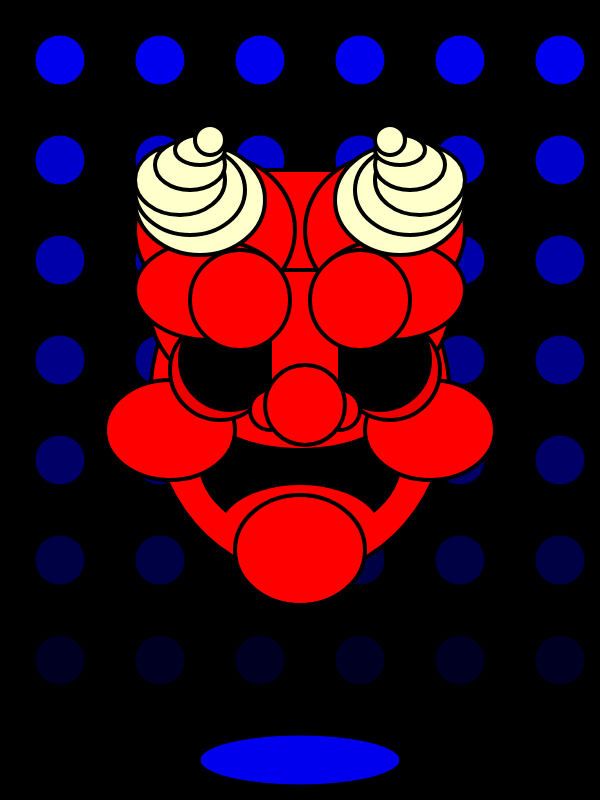
Frame 1 (no input)
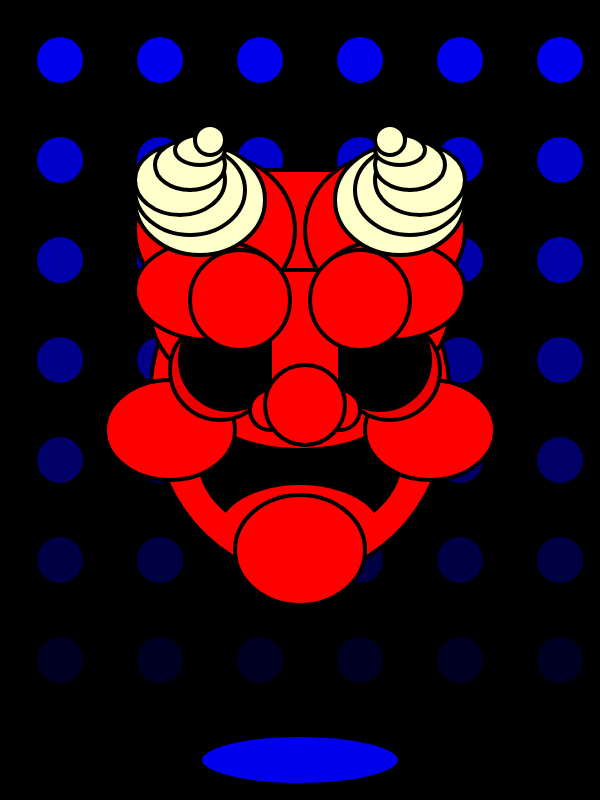
Frame 60 (no input)
Frame 120 (the mouse pressed at the canvas centre since frame 60): identical to frame 60, image omitted

The p5.js sketch that drew these frames (run headless with seeded random() and noise() and a simulated clock; from frame 60 on, the mouse is pressed at the canvas centre):

// p5.js sketch
// ── sketch.js



function setup() {
  createCanvas(600, 800);
 
}

function draw() {
  background("black");
   fill("#0000ee");
  ellipse (60, 60, 50, 50);
   fill("#0000cc");
   ellipse (60, 160, 50, 50);
   fill("#0000aa");
     ellipse (60, 260, 50, 50);
   fill("#000088");
     ellipse (60, 360, 50, 50);
  fill("#000066");
     ellipse (60, 460, 50, 50);
  fill("#000044");
     ellipse (60, 560, 50, 50);
  fill("#000022");
     ellipse (60, 660, 50, 50);
  
   fill("#0000ee");
  ellipse (160, 60, 50, 50);
   fill("#0000cc");
   ellipse (160, 160, 50, 50);
   fill("#0000aa");
     ellipse (160, 260, 50, 50);
   fill("#000088");
     ellipse (160, 360, 50, 50);
  fill("#000066");
     ellipse (160, 460, 50, 50);
  fill("#000044");
     ellipse (160, 560, 50, 50);
  fill("#000022");
     ellipse (160, 660, 50, 50);
  
   fill("#0000ee");
  ellipse (260, 60, 50, 50);
   fill("#0000cc");
   ellipse (260, 160, 50, 50);
   fill("#0000aa");
     ellipse (260, 260, 50, 50);
   fill("#000088");
     ellipse (260, 360, 50, 50);
  fill("#000066");
     ellipse (260, 460, 50, 50);
  fill("#000044");
     ellipse (260, 560, 50, 50);
  fill("#000022");
     ellipse (260, 660, 50, 50);
  
   fill("#0000ee");
  ellipse (360, 60, 50, 50);
   fill("#0000cc");
   ellipse (360, 160, 50, 50);
   fill("#0000aa");
     ellipse (360, 260, 50, 50);
   fill("#000088");
     ellipse (360, 360, 50, 50);
  fill("#000066");
     ellipse (360, 460, 50, 50);
  fill("#000044");
     ellipse (360, 560, 50, 50);
  fill("#000022");
     ellipse (360, 660, 50, 50);
  
   fill("#0000ee");
  ellipse (460, 60, 50, 50);
   fill("#0000cc");
   ellipse (460, 160, 50, 50);
   fill("#0000aa");
     ellipse (460, 260, 50, 50);
   fill("#000088");
     ellipse (460, 360, 50, 50);
  fill("#000066");
     ellipse (460, 460, 50, 50);
  fill("#000044");
     ellipse (460, 560, 50, 50);
  fill("#000022");
     ellipse (460, 660, 50, 50);
  
   fill("#0000ee");
  ellipse (560, 60, 50, 50);
   fill("#0000cc");
   ellipse (560, 160, 50, 50);
   fill("#0000aa");
     ellipse (560, 260, 50, 50);
   fill("#000088");
     ellipse (560, 360, 50, 50);
  fill("#000066");
     ellipse (560, 460, 50, 50);
  fill("#000044");
     ellipse (560, 560, 50, 50);
  fill("#000022");
     ellipse (560, 660, 50, 50);

  fill("#0000ee");
     ellipse (300, 760, 200, 50);
  strokeWeight(4);
  fill("red");
  ellipse (300, 400, 300, 350);
    fill("black");
  ellipse (300, 460, 200, 150);
  fill("red");
  ellipse (300, 400, 200, 100);
   fill("red");
  ellipse (300, 310, 300, 200);
    fill("red");
  ellipse (170, 430, 130, 100);
      fill("red");
  ellipse (430, 430, 130, 100);
   fill("red");
  strokeWeight(0);
  ellipse (300, 530, 160, 90);
        fill("red");
  strokeWeight(4);
  ellipse (300, 550, 130, 110);
  fill("#ee0000");
  ellipse (220, 370, 100, 100);
  fill("#ee0000");
  ellipse (390, 370, 100, 100);
   fill("#000000");
  ellipse (230, 360, 100, 100);
  fill("#000000");
  ellipse (380, 360, 100, 100);
  fill("red");
  rect (270, 250, 70, 170);
  fill("red");
  ellipse (270, 410, 40, 40);
  fill("red");
  ellipse (340, 410, 40, 40);
  fill("red");
  ellipse (305, 405, 80, 80);
  fill("red");
  rect (150, 170, 300, 100);
   fill("red");
  ellipse (215, 230, 160, 150);
   fill("red");
  ellipse (385, 230, 160, 150);
   fill("red");
  ellipse (390, 290, 150, 100);
   fill("red");
  ellipse (210, 290, 150, 100);
  fill("red");
  ellipse (360, 300, 100, 100);
   fill("red");
  ellipse (240, 300, 100, 100);
  fill("#ffffcc");
  ellipse (200, 200, 130, 110);
   fill("#ffffcc");
  ellipse (190, 190, 110, 90);
  fill("#ffffcc");
  ellipse (180, 180, 90, 70);
  fill("#ffffcc");
  ellipse (190, 165, 70, 50);
    fill("#ffffcc");
  ellipse (200, 150, 50, 30);
    fill("#ffffcc");
  ellipse (210, 140, 30, 30);
   fill("#ffffcc");
  ellipse (400, 200, 130, 110);
   fill("#ffffcc");
  ellipse (410, 190, 110, 90);
  fill("#ffffcc");
  ellipse (420, 180, 90, 70);
  fill("#ffffcc");
  ellipse (410, 165, 70, 50);
    fill("#ffffcc");
  ellipse (400, 150, 50, 30);
    fill("#ffffcc");
  ellipse (390, 140, 30, 30);
  
}
